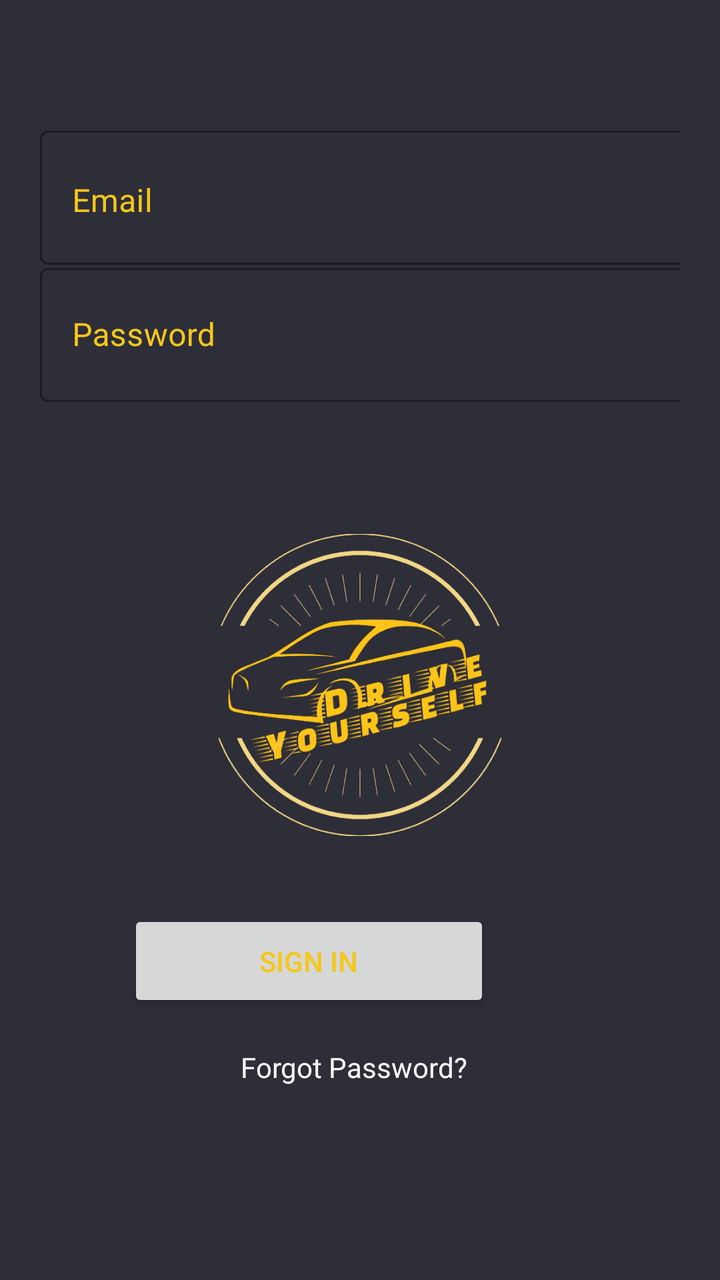
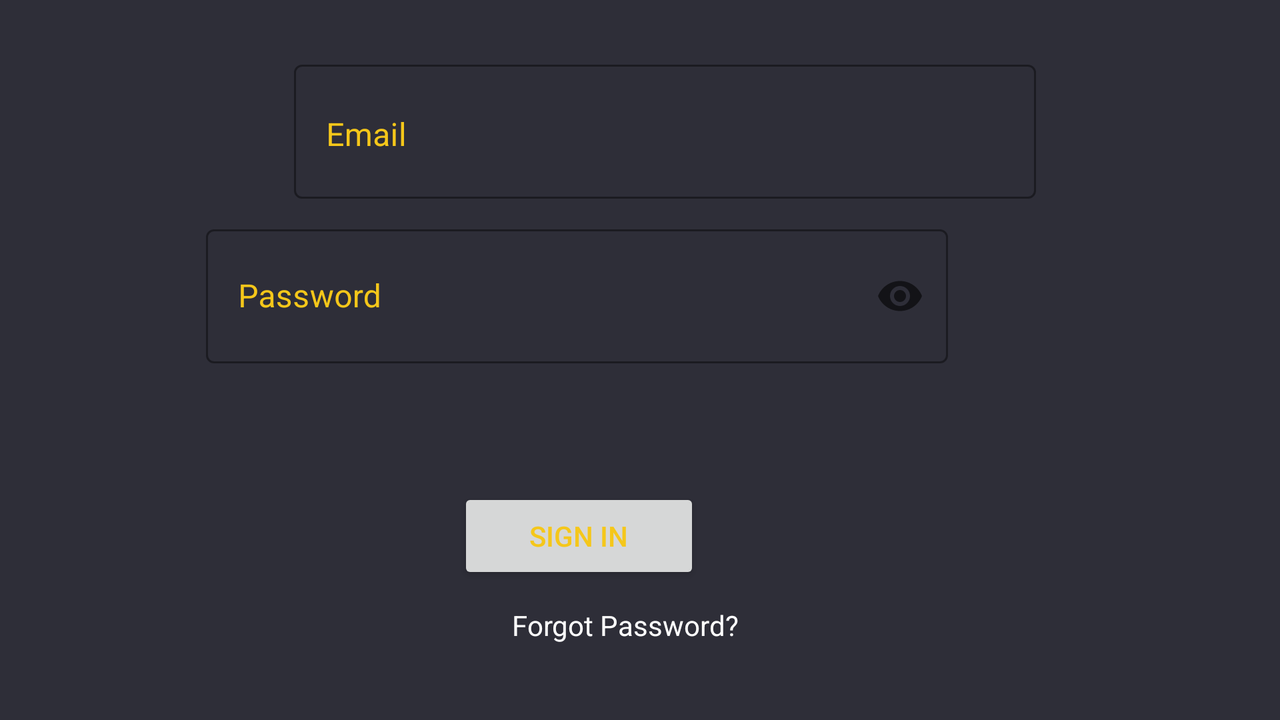

One screen, two layout resources from the same app: the default and the author's alternative for another configuration. Each is rendered where Android would select it; the XML of both is given below.
<!-- AndroidManifest.xml: application theme Theme.Group11 -->
<!-- res/layout/activity_signin.xml -->
<?xml version="1.0" encoding="utf-8"?>
<RelativeLayout xmlns:android="http://schemas.android.com/apk/res/android"
    xmlns:app="http://schemas.android.com/apk/res-auto"
    xmlns:tools="http://schemas.android.com/tools"
    android:layout_width="match_parent"
    android:layout_height="match_parent"
    android:background="@color/Jamal_700_Primary"
    tools:context=".MainActivity" >


    <com.google.android.material.textfield.TextInputLayout
        android:id="@+id/Emailtextlayout"
        style="@style/TextInpuLayout"
        android:layout_width="match_parent"
        android:layout_height="wrap_content"
        android:layout_alignParentStart="true"
        android:layout_marginStart="0dp"
        android:layout_marginTop="60dp"
        android:backgroundTint="@color/white"
        android:hint="Email"
        android:paddingHorizontal="20dp"
        android:textColorHint="@color/Jamal_btnTextColor"
        app:hintTextColor="@color/Jamal_btnTextColor">

        <com.google.android.material.textfield.TextInputEditText
            android:id="@+id/editTextTextPersonName"
            android:layout_width="371dp"
            android:layout_height="67dp"
            android:inputType="textEmailAddress"
            android:maxLines="1"
            android:paddingTop="20dp"
            android:textColor="@color/white"
            android:textColorHint="@color/white"
            android:textColorLink="@color/white" />
    </com.google.android.material.textfield.TextInputLayout>

    <com.google.android.material.textfield.TextInputLayout
        android:id="@+id/Password_text_inputLayout"
        style="@style/TextInpuLayout"
        android:layout_width="match_parent"
        android:layout_height="wrap_content"
        android:layout_below="@+id/Emailtextlayout"
        android:layout_marginTop="0dp"
        android:paddingHorizontal="0dp"
        android:paddingTop="0dp"
        android:paddingBottom="0dp"></com.google.android.material.textfield.TextInputLayout>


    <com.google.android.material.textfield.TextInputLayout
        android:id="@+id/Confirmpasslayout"
        style="@style/TextInpuLayout"
        android:layout_width="match_parent"
        android:layout_height="wrap_content"
        android:layout_below="@+id/Password_text_inputLayout"
        android:layout_alignParentStart="true"
        android:layout_marginStart="0dp"
        android:layout_marginTop="-12dp"
        android:hint="Password"
        android:paddingHorizontal="20dp"
        android:textColorHint="@color/Jamal_btnTextColor"
        app:endIconMode="password_toggle"
        app:hintTextColor="@color/Jamal_btnTextColor">

        <com.google.android.material.textfield.TextInputEditText
            android:id="@+id/editTextTextPassword"
            android:layout_width="371dp"
            android:layout_height="67dp"
            android:inputType="textPassword"
            android:maxLines="1"
            android:textColor="@color/white"
            android:textColorHighlight="@color/white"
            android:textColorHint="@color/white" />
    </com.google.android.material.textfield.TextInputLayout>

    <TextView
        android:id="@+id/btn_forgotPass"
        android:layout_width="176dp"
        android:layout_height="wrap_content"
        android:layout_alignParentStart="true"
        android:layout_alignParentEnd="true"
        android:layout_alignParentBottom="true"
        android:layout_centerHorizontal="true"
        android:layout_marginStart="116dp"
        android:layout_marginEnd="119dp"
        android:layout_marginBottom="68dp"
        android:gravity="center_horizontal"
        android:minHeight="48dp"
        android:text="Forgot Password? "
        android:textColor="@color/white" />

    <Button
        android:id="@+id/btn_login"
        android:layout_width="181dp"
        android:layout_height="51dp"
        android:layout_alignParentEnd="true"
        android:layout_alignParentBottom="true"
        android:layout_centerHorizontal="true"
        android:layout_marginEnd="115dp"
        android:layout_marginBottom="134dp"
        android:onClick="LogInUser"
        android:text="Sign In"
        android:textColor="@color/Jamal_btnTextColor" />

    <ImageView
        android:id="@+id/imageView6"
        android:layout_width="188dp"
        android:layout_height="114dp"
        android:layout_alignParentTop="true"
        android:layout_alignParentBottom="true"
        android:layout_centerHorizontal="true"
        android:layout_marginTop="267dp"
        android:layout_marginBottom="222dp"
        app:srcCompat="@drawable/full" />


</RelativeLayout>
<!-- resources referenced by this layout -->
<resources>
  <color name="Jamal_700_Primary">#2e2e38</color>
  <color name="Jamal_btnTextColor">#f5c71a</color>
  <color name="white">#FFFFFFFF</color>
  <!-- drawable full: png bitmap (drawable, 122890 bytes) -->
  <style name="TextInpuLayout" parent="Widget.MaterialComponents.TextInputLayout.OutlinedBox">
  
          <item name="hintTextColor">@color/black</item>
          <item name="android:paddingBottom">8dp</item>
          <item name="boxStrokeColor">@color/black</item>
      </style>
  <style name="Theme.Group11" parent="Theme.MaterialComponents.DayNight.DarkActionBar">
          
          <item name="colorPrimary">@color/Jamal_800_Primary</item>
          <item name="colorPrimaryVariant">@color/Jamal_800_Primary</item>
          <item name="colorOnPrimary">@color/Jamal_800_Primary</item>
          
          <item name="colorSecondary">@color/Jamal_700_Primary</item>
          <item name="colorSecondaryVariant">@color/Jamal_800_Primary</item>
          <item name="colorOnSecondary">@color/black</item>
          
          <item name="android:statusBarColor" tools:targetApi="l">?attr/colorPrimaryVariant</item>
          
      </style>
  <color name="black">#FF000000</color>
  <color name="Jamal_800_Primary">#4e4e57</color>
</resources>
<!-- res/layout-land/activity_signin.xml (the author's variant of the layout above) -->
<!-- drawn on the phone turned sideways -->
<?xml version="1.0" encoding="utf-8"?>
<RelativeLayout xmlns:android="http://schemas.android.com/apk/res/android"
    xmlns:app="http://schemas.android.com/apk/res-auto"
    xmlns:tools="http://schemas.android.com/tools"
    android:layout_width="match_parent"
    android:layout_height="match_parent"
    android:background="@color/Jamal_700_Primary"
    tools:context=".MainActivity" >


    <com.google.android.material.textfield.TextInputLayout
        android:id="@+id/Emailtextlayout"
        style="@style/TextInpuLayout"
        android:layout_width="437dp"
        android:layout_height="wrap_content"
        android:layout_alignParentStart="true"
        android:layout_alignParentTop="true"
        android:layout_centerHorizontal="true"
        android:layout_marginStart="127dp"
        android:layout_marginTop="27dp"
        android:backgroundTint="@color/white"
        android:hint="Email"
        android:paddingHorizontal="20dp"
        android:textColorHint="@color/Jamal_btnTextColor"
        app:hintTextColor="@color/Jamal_btnTextColor">

        <com.google.android.material.textfield.TextInputEditText
            android:id="@+id/editTextTextPersonName"
            android:layout_width="371dp"
            android:layout_height="67dp"
            android:inputType="textEmailAddress"
            android:maxLines="1"
            android:paddingTop="20dp"
            android:textColor="@color/white"
            android:textColorHint="@color/white"
            android:textColorLink="@color/white" />
    </com.google.android.material.textfield.TextInputLayout>

    <com.google.android.material.textfield.TextInputLayout
        android:id="@+id/Password_text_inputLayout"
        style="@style/TextInpuLayout"
        android:layout_width="match_parent"
        android:layout_height="wrap_content"
        android:layout_below="@+id/Emailtextlayout"
        android:layout_marginTop="0dp"
        android:paddingHorizontal="0dp"
        android:paddingTop="0dp"
        android:paddingBottom="0dp"></com.google.android.material.textfield.TextInputLayout>


    <com.google.android.material.textfield.TextInputLayout
        android:id="@+id/Confirmpasslayout"
        style="@style/TextInpuLayout"
        android:layout_width="438dp"
        android:layout_height="84dp"
        android:layout_below="@+id/Password_text_inputLayout"
        android:layout_alignParentEnd="true"
        android:layout_centerInParent="true"
        android:layout_marginTop="2dp"
        android:layout_marginEnd="119dp"
        android:hint="Password"
        android:paddingHorizontal="20dp"
        android:textColorHint="@color/Jamal_btnTextColor"
        app:endIconMode="password_toggle"
        app:hintTextColor="@color/Jamal_btnTextColor">

        <com.google.android.material.textfield.TextInputEditText
            android:id="@+id/editTextTextPassword"
            android:layout_width="371dp"
            android:layout_height="67dp"
            android:inputType="textPassword"
            android:maxLines="1" />
    </com.google.android.material.textfield.TextInputLayout>

    <TextView
        android:id="@+id/btn_forgotPass"
        android:layout_width="232dp"
        android:layout_height="35dp"
        android:layout_alignParentStart="true"
        android:layout_alignParentEnd="true"
        android:layout_alignParentBottom="true"
        android:layout_centerHorizontal="true"
        android:layout_marginStart="218dp"
        android:layout_marginEnd="233dp"
        android:layout_marginBottom="22dp"
        android:gravity="center_horizontal"
        android:minHeight="48dp"
        android:text="Forgot Password?"
        android:textColor="@color/white" />

    <Button
        android:id="@+id/btn_login"
        android:layout_width="121dp"
        android:layout_height="wrap_content"
        android:layout_alignParentEnd="true"
        android:layout_alignParentBottom="true"
        android:layout_centerHorizontal="true"
        android:layout_marginEnd="290dp"
        android:layout_marginBottom="68dp"
        android:onClick="LogInUser"
        android:text="Sign In"
        android:textColor="@color/Jamal_btnTextColor"
        tools:ignore="OnClick" />


</RelativeLayout>
<!-- resources referenced by the variant -->
<!-- as the phone turned sideways resolves them -->
<resources>
  <color name="Jamal_700_Primary">#2e2e38</color>
  <color name="Jamal_btnTextColor">#f5c71a</color>
  <color name="white">#FFFFFFFF</color>
  <style name="TextInpuLayout" parent="Widget.MaterialComponents.TextInputLayout.OutlinedBox">
  
          <item name="hintTextColor">@color/black</item>
          <item name="android:paddingBottom">8dp</item>
          <item name="boxStrokeColor">@color/black</item>
      </style>
  <style name="Theme.Group11" parent="Theme.MaterialComponents.DayNight.DarkActionBar">
          
          <item name="colorPrimary">@color/Jamal_800_Primary</item>
          <item name="colorPrimaryVariant">@color/Jamal_800_Primary</item>
          <item name="colorOnPrimary">@color/Jamal_800_Primary</item>
          
          <item name="colorSecondary">@color/Jamal_700_Primary</item>
          <item name="colorSecondaryVariant">@color/Jamal_800_Primary</item>
          <item name="colorOnSecondary">@color/black</item>
          
          <item name="android:statusBarColor" tools:targetApi="l">?attr/colorPrimaryVariant</item>
          
      </style>
  <color name="black">#FF000000</color>
  <color name="Jamal_800_Primary">#4e4e57</color>
</resources>
